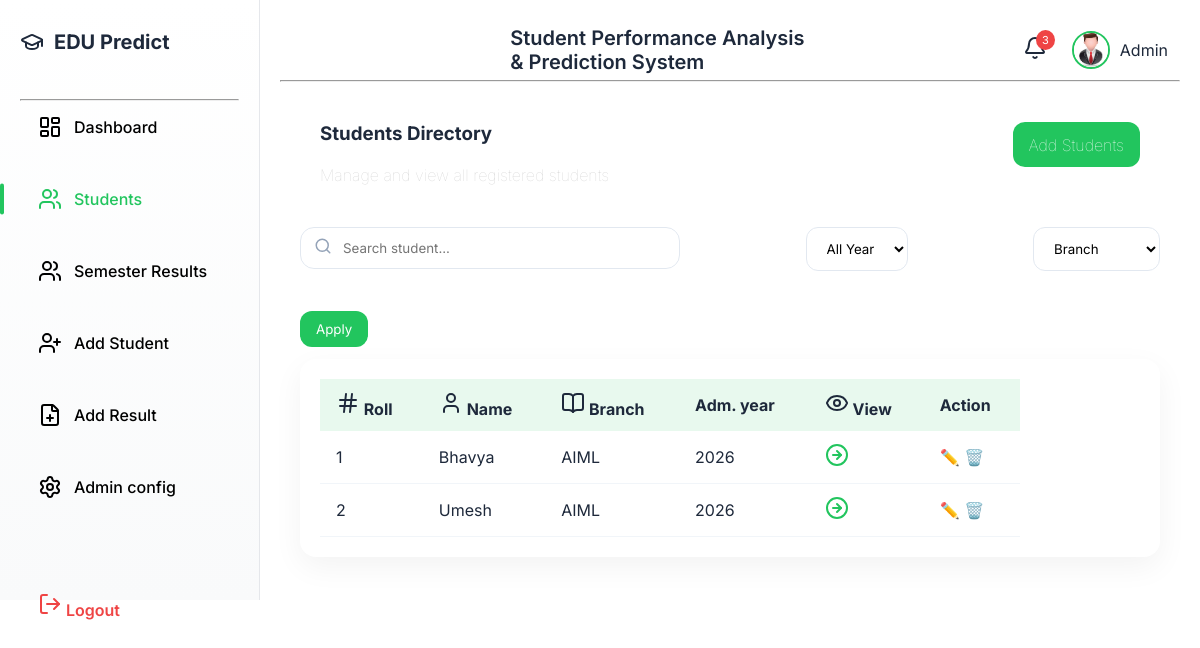
The app's page /students (signed in) with its own data.
### tables this page shows
CREATE TABLE std_list (
            id INTEGER PRIMARY KEY AUTOINCREMENT,
            roll TEXT,
            name TEXT,
            branch TEXT,
            admission_year INTEGER,
            user_id INTEGER,
            FOREIGN KEY (user_id) REFERENCES users(id) ON DELETE CASCADE,
            UNIQUE(roll, branch, admission_year, user_id) 
        );

### routes/students.py (the view)
@student_bp.route("/students")
@login_required
def students():
    user_id = session["user_id"]
    search = request.args.get("search","").strip()
    year = request.args.get("year")
    branch = request.args.get("branch")
    conn = get_db()
    query = "SELECT * FROM std_list WHERE user_id=?"
    params = [user_id]
    years = conn.execute("""
        SELECT DISTINCT admission_year
        FROM std_list
        WHERE user_id=?
        ORDER BY admission_year DESC
    """, (user_id,)).fetchall()
    if search:
        query += " AND (name LIKE ? OR roll LIKE ?)"
        params.append(f"%{search}%")
        params.append(f"%{search}%")
    if year:
        query += " AND admission_year=?"
        params.append(year)
    if branch:
        query += " AND branch=?"
        params.append(branch)
    query += " ORDER BY branch ASC,CAST( roll as INTEGER) ASC"
    rows = conn.execute(query, params).fetchall()
    students = [dict(row) for row in rows]
    conn.close()
    username = get_username()
    return render_template(
        "student.html",
        students=students,
        years=years,
        username=username
    )

### services/auth_login.py (called while the page is built)
def login_required(func):
    @wraps(func)
    def wrapper(*args, **kwargs):
        if "user_id" not in session:
            return redirect(url_for("auth.login"))
        return func(*args, **kwargs)
    return wrapper

### services/utility.py (called while the page is built)
def get_db():
    db_path = "students.db"
    conn = sqlite3.connect(db_path)
    conn.row_factory = sqlite3.Row
    return conn

def get_username():
	user=session.get("username","Guest")
	return user

### templates/student.html (shortened to what this page needs)
{% extends "base.html" %}
{% block content %}
<div class="info-cards">
 <div>
<h3 >Students Directory</h3><br>
<p>Manage and view all registered students</p>
 </div>
<a href="{{ url_for('students.add_student')  }}" class="btn">Add Students</a>
</div>
<form method="GET" action="{{ url_for('students.students') }}" class="top-controls">
  <div class="info-colm1">
    <div class="search-wrapper">
        <div class="search-input">
            <input type="text" name="search"
                   placeholder="Search student..."
                   value="{{ request.args.get('search','') }}">
            <i data-lucide="search" class="search-icon"></i>
        </div>
    </div>
    <div class="filter-wrapper">
      {% set selected_year = request.args.get('year') %}
     <select name="year" >
     <option value="">All Year</option>
        </select>
    </div>
{% set selected_branch = request.args.get('branch') %}
    <div class="filter-wrapper">
        <select name="branch">
            <option value="">Branch</option>
        </select>
    </div>
</div>
  <div class="info-btn">
    <button type="submit" class="btn">Apply</button>
  </div>
</form>
<div class="table-container">
<table>
    <thead>
        <tr>
            <th><i data-lucide="hash"></i> Roll</th>
            <th><i data-lucide="user"></i> Name</th>
            <th><i data-lucide="book-open"></i> Branch</th>
            <th>Adm. year</th>
            <th class="text-center"><i data-lucide="eye"></i> View</th>
         <th>Action</th>
        </tr>
    </thead>
 {% if students %}
    <tbody>
        {% for student in students %}
        <tr>
            <td>{{ student.roll }}</td>
            <td>{{ student.name }}</td>
            <td>{{ student.branch }}</td>
            <td>{{ student.admission_year  }}</td>
            <td class="text-center">
                <a class="view-btn"
                   href="{{ url_for('adv.student_detail', roll=student.roll,branch=student.branch,admission_year=student.admission_year) }}">
                    <i data-lucide="arrow-right-circle"></i>
                </a>
            </td>
         <td>
              <a href="{{ url_for('students.edit_student', id=student.id) }}" class="edit-btn">✏️</a>
                <a href="{{ url_for('students.delete_student',id=student.id) }}"
                   onclick="return confirm('Delete this student record?');"
                 class="delete-btn">🗑️</a>
            </td>
        </tr>
       {% endfor %}
    {% endif %}
    </tbody>
</table>
</div>
{% endblock %}

### static/styles.css (style rules this page uses)
* { margin: 0; padding: 0; box-sizing: border-box; font-family: 'Inter', sans-serif; }
:root { --space-sm: 10px; --space-md: 20px; --space-lg: 30px; --radius: 16px; --transition: all 0.25s ease; --color-primary-light: rgba(34, 197, 94, 0.1); --color-primary: #22c55e; --color-primary-dark: #16a34a; --color-danger: #ef4444; --color-danger-light: rgba(239, 68, 68, 0.1); --color-text-muted: #64748b; --color-bg-light: #f9fafb; --color-bg-gradient-start: #f0fdf4; --color-bg-gradient-end: #f8fafc; --color-border: #e5e7eb; --color-shadow: rgba(0, 0, 0, 0.05); }
body { color: #1e293b; height: 100vh; }
.info-cards { background: #ffffff; padding: var(--space-md); display: flex; gap:12px; font-weight: 100; justify-content: space-between; margin-bottom: 22px; }
.info-cards p { color: lightgray; }
.btn { max-height: 45px; color: #ffffff; border: none; text-decoration: none; background: var(--color-primary); color: white; gap: 8px; padding: 10px 16px; border-radius: 12px; display: inline-flex; align-items: center; justify-content: center; transition: var(--transition); }
.table-container { background: white; padding: var(--space-md); border-radius: var(--radius); box-shadow: 0 10px 30px var(--color-shadow); overflow-x: auto; scrollbar-width: thin; margin-bottom: 12px; }
table { min-width: 700px; border-collapse: collapse; }
thead { background: var(--color-primary-light); }
th, td { padding: 12px 16px; text-align: left; white-space: nowrap; }
tbody tr { border-bottom: 1px solid #f1f5f9; transition: background-color 0.3s ease; }
td a { text-decoration: none; color: var(--color-primary); }
input, select { background: white; width: 100%; padding: 12px 15px; border-radius: 10px; border: 1px solid #e2e8f0; margin-bottom: var(--space-md); transition: border-color 0.3s ease, box-shadow 0.3s ease; }
.top-controls { display: flex; flex-direction: column; justify-content: space-between; align-items: left; gap: var(--space-md); flex-wrap: wrap; margin-bottom: 12px; }
.info-colm1 { display: flex; flex-direction: row; justify-content: space-between; }
.search-wrapper { flex: 1; max-width: 380px; }
.search-input { position: relative; width: 100%; }
.search-input input { width: 100%; padding: 12px 42px; border-radius: 14px; border: 1px solid #e2e8f0; background: rgba(255, 255, 255, 0.8); backdrop-filter: blur(10px); transition: var(--transition); }
.search-icon { position: absolute; left: 14px; top: 30%; transform: translateY(-50%); width: 18px; height: 18px; color: #94a3b8; }
.filter-wrapper select { padding: 12px 16px; border-radius: 12px; border: 1px solid #e2e8f0; background: rgba(255, 255, 255, 0.8); backdrop-filter: blur(10px); cursor: pointer; transition: border-color 0.3s ease, box-shadow 0.3s ease; }
html { scroll-behavior: smooth; }

### records on screen
std_list: roll "1", name "Bhavya", branch "AIML", admission_year "2026"
std_list: roll "2", name "Umesh", branch "AIML", admission_year "2026"

### other values on screen
{{ username }} "Admin"
